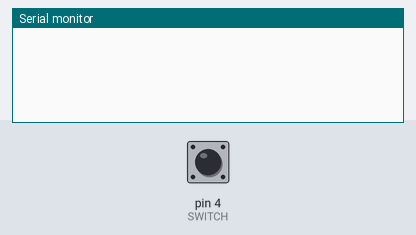
Simulated run of this sketch. Board: Arduino Uno, built with avr-gcc and run on an emulated ATmega328P. On the bench: the last lines printed to the serial monitor. The inputs (shaded band) are chosen by the test bench; at power-on: pin 4 (SWITCH) LOW.

Above: at 1.2 s.
1.3 s: pin 4 (SWITCH) pulled HIGH for 0.15 s
At 1.9 s:
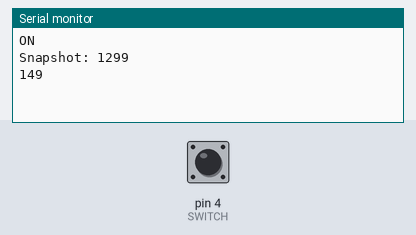
2.9 s: pin 4 (SWITCH) pulled HIGH for 1 s
At 3.7 s:
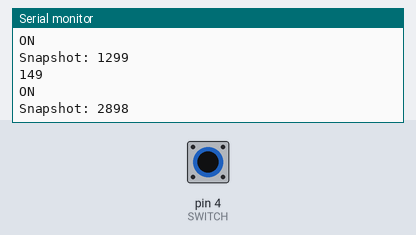
5.4 s: pin 4 (SWITCH) pulled HIGH for 0.15 s
At 6.2 s:
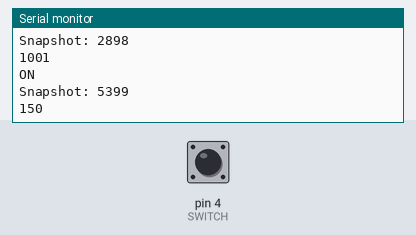

Measured:
- after the input at 1.3 s, the serial monitor: prints a new line at once (image 1)
- after the input at 2.9 s, the serial monitor: prints a new line at once (image 2)
- after the input at 5.4 s, the serial monitor: prints a new line at once (image 3)

The sketch:

AWMS_WMMSwitchStatus.ino
```cpp
#define SWITCH 4            //switch pin
#define DEBOUNCE_TIME 20    //debounce check delay
long timePressed = 0;       //time of key press in milliseconds
long snapShot = 0;
int onFlag = 1;             //invert logic
void setup()
{
  pinMode(SWITCH, INPUT);
  Serial.begin(9600);
}

void loop()
{
  if (digitalRead(SWITCH) == HIGH && onFlag)
  {
    Serial.println("ON");
    snapShot = millis();
    Serial.print("Snapshot: ");
    Serial.println(snapShot);
    onFlag = 0;
  }
  else if (onFlag == 0) //if on
  {
    if (digitalRead(SWITCH) == LOW)
    {
      timePressed = millis() - snapShot;
      //return(timePressed)
      Serial.println(timePressed);
      onFlag=1;
    }
  }
}
```
